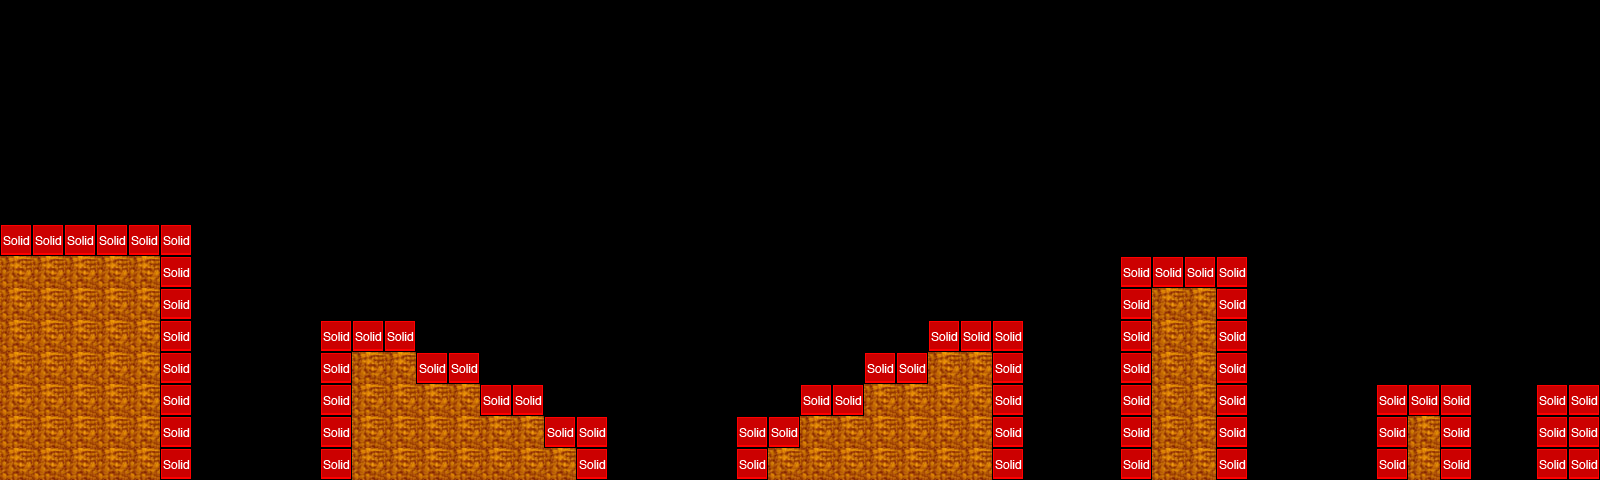

Below is a game level as drawn by its tile map, then a one-line description and the .tmx that defines it (tile-layer data replaced by summaries):
An orthogonal 50x15 tile map with 32x32 px tiles, 2 tile layers (tiles, collision), 2 tilesets and 13 objects (6x me.LevelEntity, 6x EnemyEntity, mainPlayer).

<map version="1.0" orientation="orthogonal" width="50" height="15" tilewidth="32" tileheight="32">
 <properties>
  <property name="background_color" value="#000000" />
 </properties>
 <tileset firstgid="1" name="floor" tilewidth="32" tileheight="32">
  <image source="tiles/floor.png" width="32" height="32" />
 </tileset>
 <tileset firstgid="2" name="metatiles32x32" tilewidth="32" tileheight="32">
  <image source="tiles/metatiles32x32.png" width="160" height="32" />
  <tile id="0">
   <properties>
    <property name="type" value="solid" />
   </properties>
  </tile>
 </tileset>
 <layer name="tiles" width="50" height="15">
  <data>[750 cells, 157 non-empty, 1 distinct tile ids]</data>
 </layer>
 <layer name="collision" width="50" height="15">
  <data>[750 cells, 70 non-empty, 1 distinct tile ids]</data>
 </layer>
 <objectgroup name="entities" width="50" height="15">
  <object name="mainPlayer" x="4" y="196" width="29" height="24">
   <properties>
    <property name="image" value="tank" />
    <property name="spritewidth" value="64" />
   </properties>
  </object>
  <object name="me.LevelEntity" x="195" y="452" width="121" height="25">
   <properties>
    <property name="to" value="map02" />
   </properties>
  </object>
  <object name="me.LevelEntity" x="612" y="451" width="121" height="25">
   <properties>
    <property name="to" value="map02" />
   </properties>
  </object>
  <object name="me.LevelEntity" x="1027" y="452" width="92" height="27">
   <properties>
    <property name="to" value="map02" />
   </properties>
  </object>
  <object name="me.LevelEntity" x="1252" y="452" width="121" height="25">
   <properties>
    <property name="to" value="map02" />
   </properties>
  </object>
  <object name="me.LevelEntity" x="1472" y="453" width="64" height="25">
   <properties>
    <property name="to" value="map02" />
   </properties>
  </object>
  <object name="me.LevelEntity" x="1539" y="321" width="64" height="64">
   <properties>
    <property name="duration" value="15" />
    <property name="fade" value="#FFFFFF" />
    <property name="to" value="map03" />
   </properties>
  </object>
  <object name="EnemyEntity" x="323" y="287" width="89" height="31" />
  <object name="EnemyEntity" x="933" y="287" width="89" height="31" />
  <object name="EnemyEntity" x="738" y="383" width="60" height="32" />
  <object name="EnemyEntity" x="547" y="383" width="55" height="32" />
  <object name="EnemyEntity" x="1120" y="223" width="125" height="31" />
  <object name="EnemyEntity" x="1377" y="352" width="95" height="30" />
 </objectgroup>
</map>
